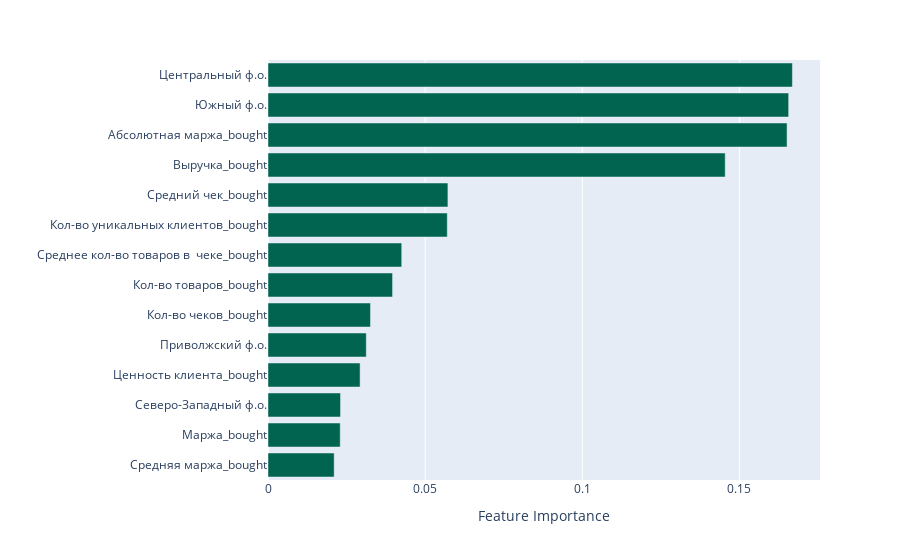

This figure's notebook cell:
### Code cell
colors = ["#016450", "#02818a", "#3690c0", "#67a9cf", "#a6bddb", "#d0d1e6", "#ece2f0", "#fff7fb"]
from sklearn.inspection import permutation_importance
sort = clf_tree.feature_importances_.argsort()

fig = px.bar(x=clf_tree.feature_importances_[sort], y=data.columns[sort],
             orientation='h', color_discrete_sequence=colors, labels={
                     "y": " "
                   })

fig.update_layout(xaxis_title="Feature Importance")  # Update the x-axis label

fig.show()

### Figure 1 — Plotly figure (JSON) as saved in the notebook; plotly's stock layout.template omitted (floating-point values rounded to 4 significant figures)
{"data": [{"alignmentgroup": "True", "hovertemplate": "x=%{x}<br> =%{y}<extra></extra>", "legendgroup": "", "marker": {"color": "#016450", "pattern": {"shape": ""}}, "name": "", "offsetgroup": "", "orientation": "h", "showlegend": false, "textposition": "auto", "type": "bar", "x": [0.02106, 0.02298, 0.02308, 0.0293, 0.03127, 0.03261, 0.03964, 0.04255, 0.05705, 0.05725, 0.1455, 0.1652, 0.1657, 0.1669], "xaxis": "x", "y": ["Средняя маржа_bought", "Маржа_bought", "Северо-Западный ф.о.", "Ценность клиента_bought", "Приволжский ф.о.", "Кол-во чеков_bought", "Кол-во товаров_bought", "Среднее кол-во товаров в  чеке_bought", "Кол-во уникальных клиентов_bought", "Средний чек_bought", "Выручка_bought", "Абсолютная маржа_bought", "Южный ф.о.", "Центральный ф.о."], "yaxis": "y"}], "layout": {"barmode": "relative", "legend": {"tracegroupgap": 0}, "margin": {"t": 60}, "xaxis": {"anchor": "y", "domain": [0, 1], "title": {"text": "Feature Importance"}}, "yaxis": {"anchor": "x", "domain": [0, 1], "title": {"text": " "}}}}
